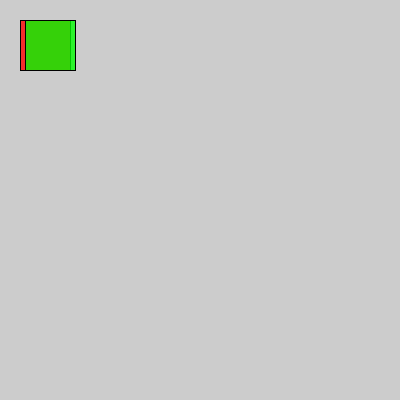
Frame 1 (no input)
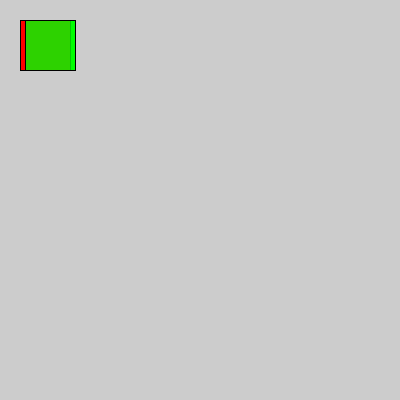
Frame 60 (the mouse pressed at the canvas centre just before this capture)
Frame 120 (the mouse held since frame 60 and released just before this capture): identical to frame 60, image omitted

The Processing sketch that drew these frames (run headless with seeded random() and noise(); from frame 60 on, the mouse is pressed at the canvas centre):

// Processing sketch: Translation_I
// ── Translation_I.pde

void setup() {
  size(400, 400);
}

void draw() {

  fill(255, 0, 0, 200);

  // Rechteck verschieben
  rect(20, 20, 50, 50);

  // Koordinatensystem verschieben
  translate(25, 20);
  fill(0, 255, 0, 200);
  rect(0, 0, 50, 50);
}
